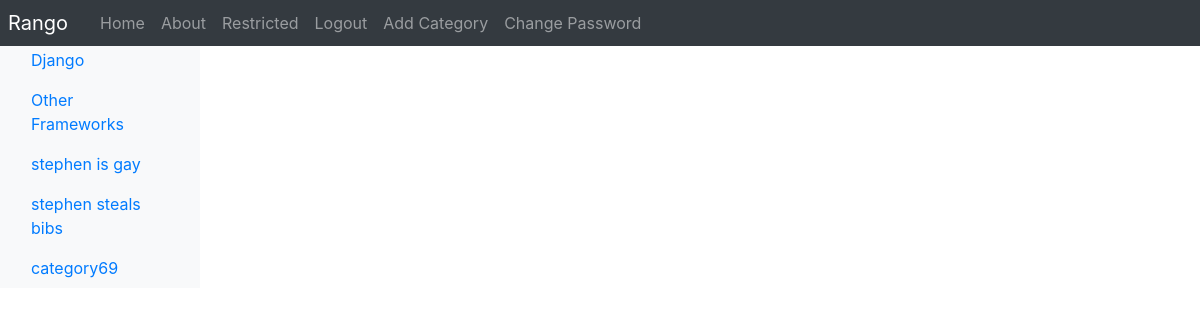
/rango/restricted/ (signed in), run on the app's committed database.
### rango/models.py (models this page shows, shortened)
class Category(models.Model):
    NAME_MAX_LENGTH = 128
    name = models.CharField(max_length=NAME_MAX_LENGTH, unique=True)
    views = models.IntegerField(default=0)
    likes = models.IntegerField(default=0)
    slug = models.SlugField(unique=True)
    class Meta:
        verbose_name_plural = 'Categories'

### rango/views.py (the view)
# urls.py: path('restricted/', views.restricted, name='restricted'),
@login_required
def restricted(request):
    return render(request, 'rango/restricted.html')

### rango/templatetags/rango_template_tags.py (called while the page is built)
@register.inclusion_tag('rango/categories.html')
def get_category_list(current_category=None):
    return {'categories':Category.objects.all(), 'current_category':current_category}

### templates/rango/restricted.html (shortened to what this page needs)
{% extends 'rango/base.html' %}
{% load staticfiles %}

### templates/rango/categories.html (shortened to what this page needs)
<ul class="nav flex-column">
    {% if categories %}
        {% for c in categories %}
            {% if c == current_category %}
            <li class="nav-item">
                <a class="nav-link active" href="{% url 'rango:show_category' c.slug %}">
                    <span data-feather="archive"></span>{{ c.name }}
                </a>
            </li>
            {% else %}
            <li class="nav-item">
                <a class="nav-link" href="{% url 'rango:show_category' c.slug %}">
                    {{ c.name }}
                </a>
            </li>
            {% endif %}
        {% endfor %}
    {% else %}
        <li class="nav-item">There are no categories present.</li>
    {% endif %}
</ul>

### data on the page
Category: name "Django"
Category: name "Other Frameworks"
Category: name "stephen is gay"
Category: name "stephen steals bibs"
Category: name "category69"
